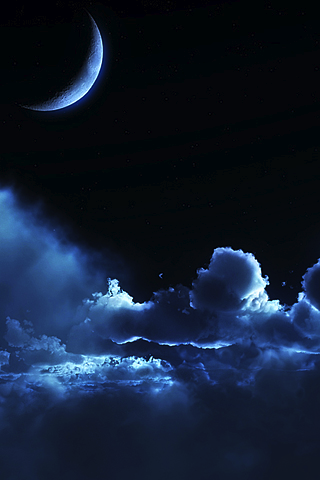
#> input picture sky01.tif, 320 x 480 px
$ python 48341_1.py
#> lines starting #> are read from the running program, lines starting #| are printed output that depends on the picture
# -*- coding: utf-8 -*-
"""
Created on Fri Oct 22 18:09:31 2021

@author: Luis Tomé, 48341
"""

from imageio import imread, imwrite
from matplotlib import use
import matplotlib.pyplot as plt
import numpy as np
from skimage.transform import rescale

#use('TkAgg')

#Constantes
fundoDir = ''; fantasDir = ''
bgImg = imread(fundoDir+"sky01.tif")
#> bgImg is the input picture: shape (480, 320, 3); mean R, G, B 18, 30, 50.4
gImg = imread(fantasDir+"fantasma_bc.tif")
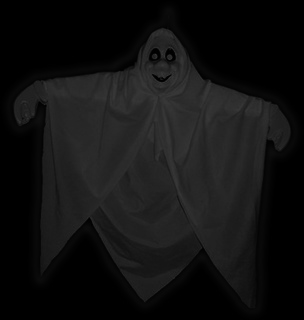
#> input picture fantasma_bc.tif, 304 x 320 px
#> gImg is the input picture: shape (320, 304); min 0, max 55, mean 17.6
a = 0.6

#diminuir tamanho de imagem do fantasma
sGhost = rescale(gImg, 0.15 ,anti_aliasing=True)
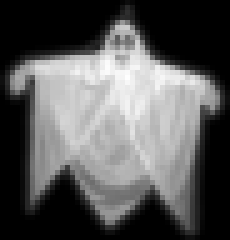
#> sGhost: shape (48, 46) float64 (shown 5 times larger); min 0, max 0.199, mean 0.0688; drawn with min black and max white
gHeight, gWidth = sGhost.shape[:2]
#> gHeight = 48; gWidth = 46

#conversao de cada pixel da imagem do fantasma
    #   para num intervalo de valores de 0 a 255
    #   e aumento de intensidade de cada pixel da imagem
for i in range(len(sGhost)):
    for j in range(len(sGhost[i])):
        sGhost[i][j] = int((((sGhost[i][j] - 0) * 255) / 1) + 0)*5
#> this loop made 48 passes

#Escolha de Posições
plt.figure();plt.imshow(bgImg);plt.axis('off')
#> (the run stopped early here; a loop or call above may not have finished)
